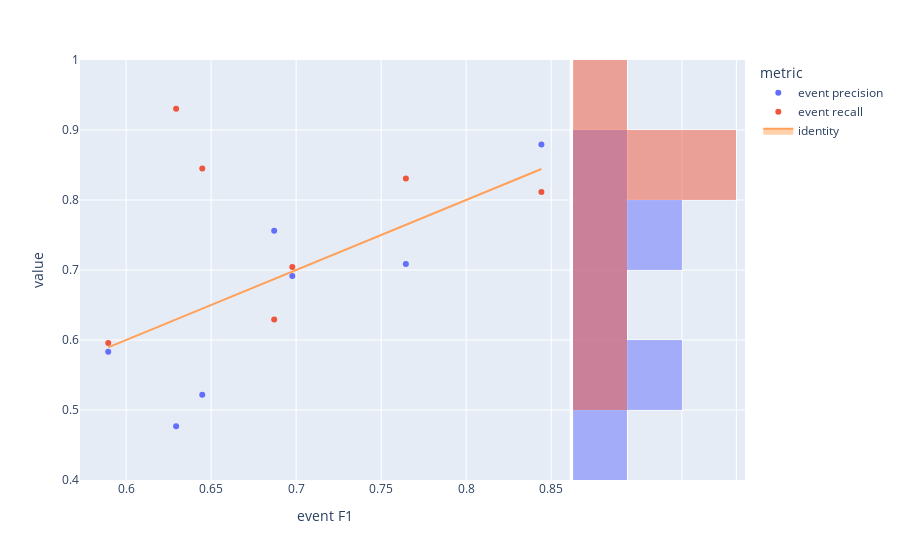

Write notebook code for a chart like this one.
### Code cell
fig=px.scatter(visualTradeoff,x='event F1',y='value',color='metric', marginal_y="histogram")
fig.add_trace(
    go.Scatter(x=experimentModels['eventF1'], y=experimentModels['eventF1'], name="identity", mode='lines',fill="toself")
)
fig.show()

### Figure 1 — Plotly figure (JSON) as saved in the notebook; plotly's stock layout.template omitted (floating-point values rounded to 4 significant figures)
{"data": [{"hovertemplate": "metric=event precision<br>event F1=%{x}<br>value=%{y}<extra></extra>", "legendgroup": "event precision", "marker": {"color": "#636efa", "symbol": "circle"}, "mode": "markers", "name": "event precision", "orientation": "v", "showlegend": true, "type": "scatter", "x": [0.6871, 0.8442, 0.7645, 0.6294, 0.6448, 0.6977, 0.5895], "xaxis": "x", "y": [0.7562, 0.8794, 0.7085, 0.4767, 0.5217, 0.6913, 0.5833], "yaxis": "y"}, {"alignmentgroup": "True", "bingroup": "y", "hovertemplate": "metric=event precision<br>value=%{y}<br>count=%{x}<extra></extra>", "legendgroup": "event precision", "marker": {"color": "#636efa"}, "name": "event precision", "offsetgroup": "event precision", "opacity": 0.5, "showlegend": false, "type": "histogram", "xaxis": "x2", "y": [0.7562, 0.8794, 0.7085, 0.4767, 0.5217, 0.6913, 0.5833], "yaxis": "y2"}, {"hovertemplate": "metric=event recall<br>event F1=%{x}<br>value=%{y}<extra></extra>", "legendgroup": "event recall", "marker": {"color": "#EF553B", "symbol": "circle"}, "mode": "markers", "name": "event recall", "orientation": "v", "showlegend": true, "type": "scatter", "x": [0.6871, 0.8442, 0.7645, 0.6294, 0.6448, 0.6977, 0.5895], "xaxis": "x", "y": [0.6292, 0.8115, 0.8305, 0.9304, 0.8451, 0.7043, 0.5957], "yaxis": "y"}, {"alignmentgroup": "True", "bingroup": "y", "hovertemplate": "metric=event recall<br>value=%{y}<br>count=%{x}<extra></extra>", "legendgroup": "event recall", "marker": {"color": "#EF553B"}, "name": "event recall", "offsetgroup": "event recall", "opacity": 0.5, "showlegend": false, "type": "histogram", "xaxis": "x2", "y": [0.6292, 0.8115, 0.8305, 0.9304, 0.8451, 0.7043, 0.5957], "yaxis": "y2"}, {"fill": "toself", "mode": "lines", "name": "identity", "type": "scatter", "x": [0.6871, 0.8442, 0.7645, 0.6294, 0.6448, 0.6977, 0.5895], "y": [0.6871, 0.8442, 0.7645, 0.6294, 0.6448, 0.6977, 0.5895]}], "layout": {"barmode": "overlay", "legend": {"title": {"text": "metric"}, "tracegroupgap": 0}, "margin": {"t": 60}, "xaxis": {"anchor": "y", "domain": [0, 0.7363], "title": {"text": "event F1"}}, "xaxis2": {"anchor": "y2", "domain": [0.7413, 1], "matches": "x2", "showgrid": true, "showline": false, "showticklabels": false, "ticks": ""}, "yaxis": {"anchor": "x", "domain": [0, 1], "title": {"text": "value"}}, "yaxis2": {"anchor": "x2", "domain": [0, 1], "matches": "y", "showgrid": true, "showticklabels": false}}}
